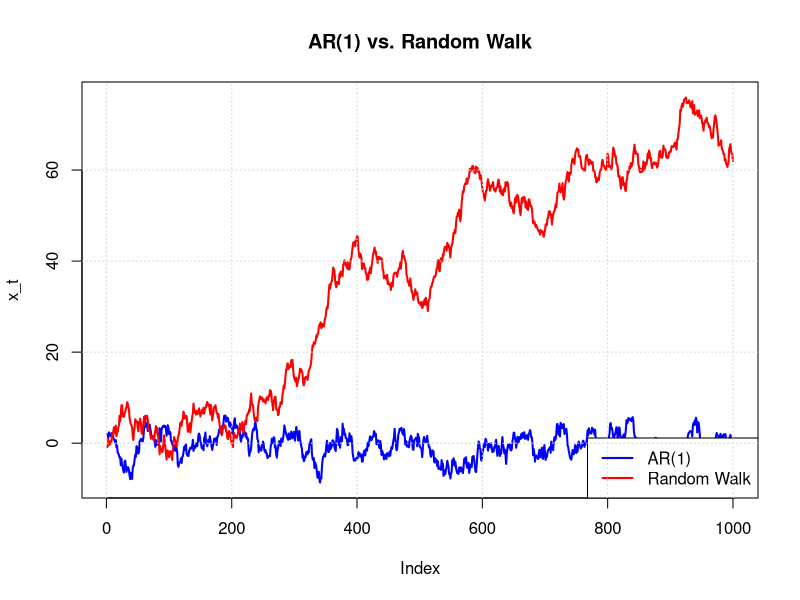
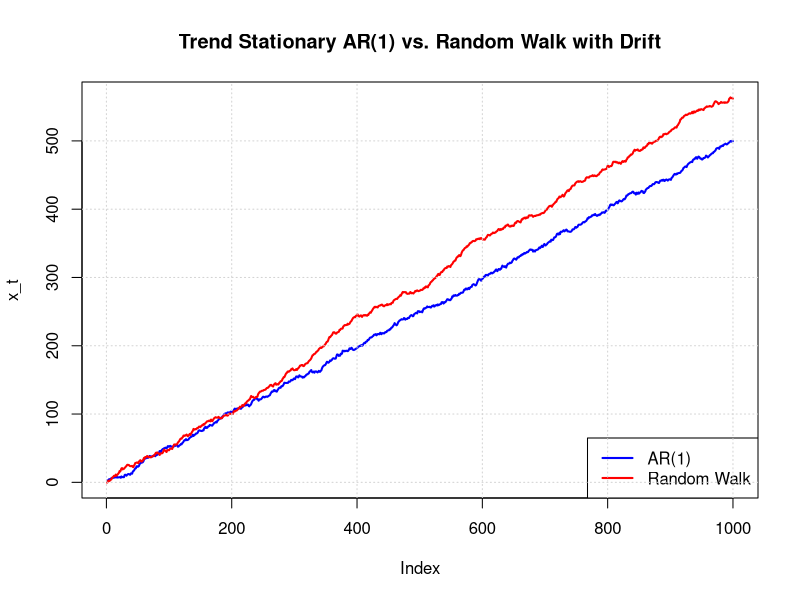
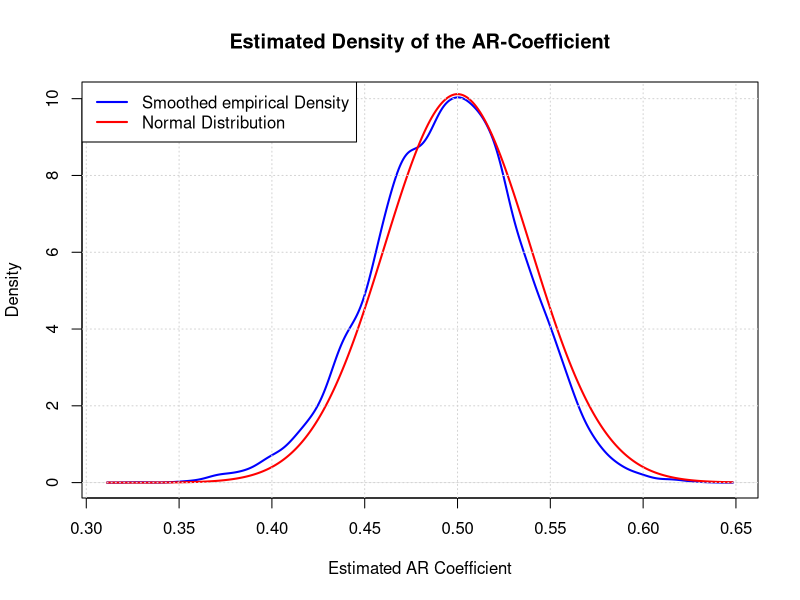
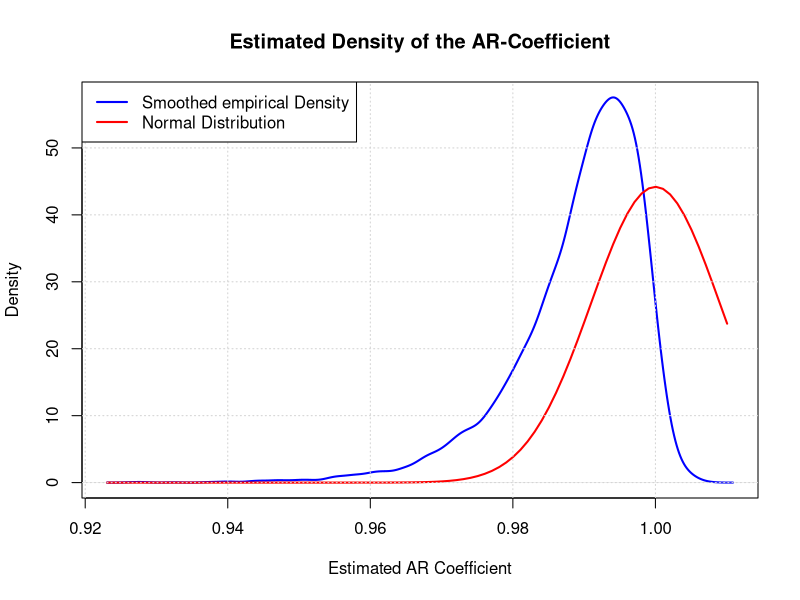
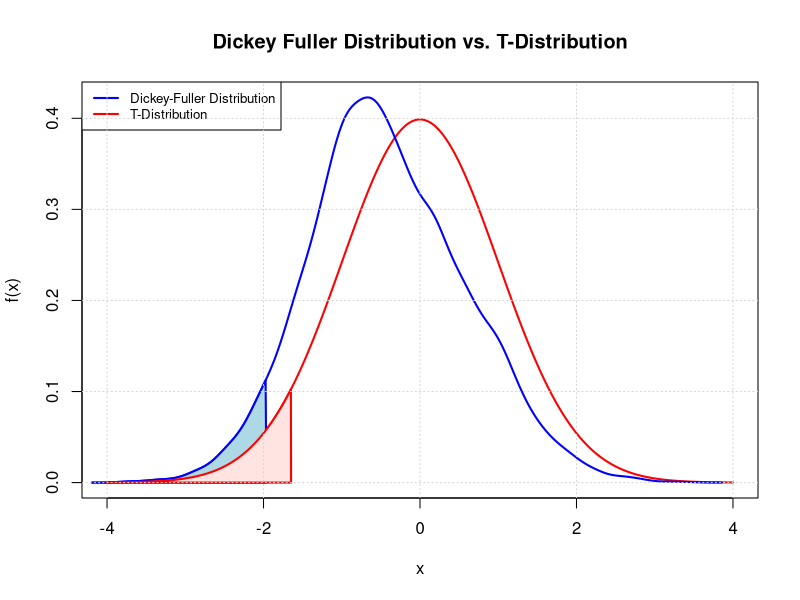
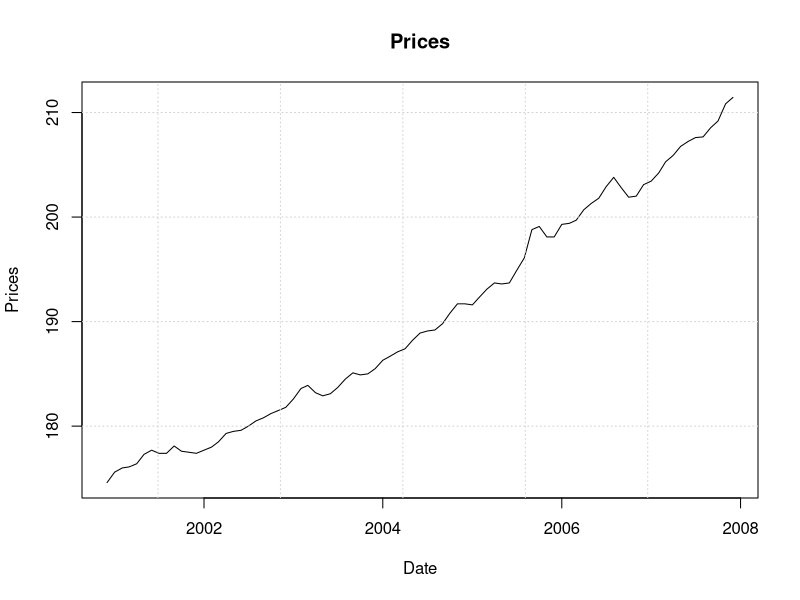
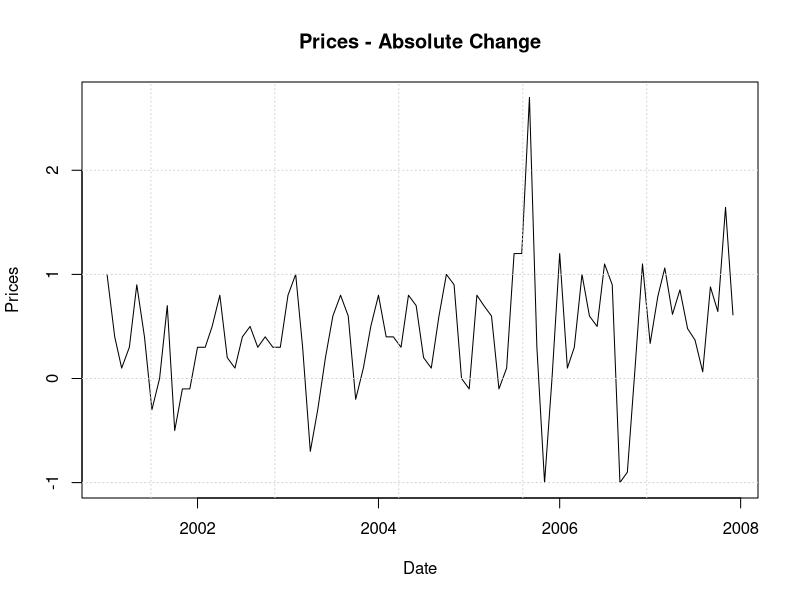

Write R code to recreate these figures, in order.
library(readr)
library(urca)


# Stationary vs non-stationary time series

# AR(1) vs Random Walk
nObs <- 1000
set.seed(1)
ar1 <- arima.sim(n = nObs, model = list(ar = c(0.95)))
set.seed(2)
randomWalk <- cumsum(rnorm(nObs))

limits <- c(min(ar1, randomWalk), max(ar1, randomWalk))
plot(ar1, main = "AR(1) vs. Random Walk", ylim =limits, col = "blue", 
     lwd = 2, ylab = "x_t", xlab = "Index")
lines(randomWalk, col = "red", lwd = 2)
legend("bottomright", legend = c("AR(1)", "Random Walk"), 
       col = c("blue", "red"), lwd = 2)
grid()

# Trend Stationary vs. Random Walk with drift
# AR(1) vs Random Walk
nObs <- 1000
set.seed(1)
ar1Trend <- 0.5*c(1:nObs) + arima.sim(n = nObs, model = list(ar = c(0.95)))
set.seed(2)
randomWalkDrift <- cumsum(rnorm(nObs) + 0.5)

limits <- c(min(ar1Trend, randomWalkDrift), max(ar1Trend, randomWalkDrift))
plot(ar1Trend, main = "Trend Stationary AR(1) vs. Random Walk with Drift", 
     ylim =limits, col = "blue", 
     lwd = 2, ylab = "x_t", xlab = "Index")
lines(randomWalkDrift, col = "red", lwd = 2)
legend("bottomright", legend = c("AR(1)", "Random Walk"), 
       col = c("blue", "red"), lwd = 2)
grid()

# Simulation of the Distribution of the AR-Coefficient with a unit root
paramEstimRw <- numeric(length = 10000)
paramEstimAr <- numeric(length = 10000)


for (i in 1:10000){
  set.seed(i)
  # Simulate Random Walk
  randomWalk <- cumsum(rnorm(500)) 
  ar1 <- arima.sim(n = 500, model = list(ar = c(0.5)))
  
  # Esitmate Coefficient
  modEstRw <- ar(randomWalk, order.max = 1, method = "ols") 
  modEstAr <- ar(ar1, order.max = 1, method = "ols")
  
  # Store coefficient in vector
  paramEstimRw[i] <- modEstRw$ar
  paramEstimAr[i] <- modEstAr$ar
}

# Calculate a smoothed empirical densities
coefDensRw <- density(paramEstimRw) 
coefDensAr <- density(paramEstimAr)

# Plot the empirical Density of the estimated Coefficient of the AR(1) - Process
plot(coefDensAr, col = "blue", lwd = 2, 
     main = "Estimated Density of the AR-Coefficient", 
     xlab = "Estimated AR Coefficient")
xRange <- seq(min(coefDensAr$x),
              max(coefDensAr$x),  by = 0.001)
lines(xRange, dnorm(xRange, mean = 0.5, sd = sd(paramEstimAr)),
      lwd = 2, col = c("red"))  # add a normal density with same variance
grid()
legend("topleft", legend = c("Smoothed empirical Density", 
                             "Normal Distribution"),
       col = c("blue", "red"), lwd = 2)



# Plot of the empirical Density of the estimated Coefficent of the Random Walk
plot(coefDensRw, col = "blue", lwd = 2, 
     main = "Estimated Density of the AR-Coefficient", 
     xlab = "Estimated AR Coefficient")
xRange <- seq(min(coefDensRw$x),
              max(coefDensRw$x),  by = 0.001)
lines(xRange, dnorm(xRange, mean = 1, sd = sd(paramEstimRw)),
      lwd = 2, col = c("red"))  # add a normal density with same variance
grid()
legend("topleft", legend = c("Smoothed empirical Density", 
                             "Normal Distribution"),
       col = c("blue", "red"), lwd = 2)


# The emipircal densities of the simulation shows that the distribution 
# of the estimated coefficient does not converge to a normal distribution 
# if the process is a random walk. 


# Simulated density function of the DF-Distribution based on the
# formula given in Hamilton (1994) p. 489
N <- 500
nSim <- 10000

dfVals <- numeric(length = nSim)

for (i in 1:nSim){
  set.seed(i)
  u <- rnorm(N)
  W <- 1/sqrt(N)*cumsum(u)
  dfVals[i] <- 1/2*(W[N]^2-1)/(sqrt(mean(W^2)))
}


# Create Plot Elements for Dickey-Fuller Distribution
tCritDf <- sort(dfVals)[c(0.05)*nSim]
dfDensity <- density(dfVals)
xShadeDF <- dfDensity$x[dfDensity$x <= tCritDf]
yShadeDF <- dfDensity$y[dfDensity$x <= tCritDf]

# Create Plot Elements for T-Distribution
tDensity <- dt(seq(-4, 4, 0.01), df = N-1) 
tCritT <- qt(0.05, df = (N-1))
xShadeT <- seq(-4, 4, 0.01)[seq(-4, 4, 0.01) <= tCritT]
yShadeT <- tDensity[seq(-4, 4, 0.01) <= tCritT]

# Plot both distributions and critical regions
plot(tDensity ~ seq(-4, 4, 0.01), col = "red", lwd = 2, type = "l",
     main = "Dickey Fuller Distribution vs. T-Distribution", xlab = "x", 
     ylab = "f(x)", ylim = c(0, max(dfDensity$y)))
lines(dfDensity, col= "blue", lwd = 2)  # adds DF density
polygon(c(xShadeDF[1] , xShadeDF, tCritDf), c(0, yShadeDF, 0), 
        col="lightblue", border = "blue", lwd = 2)  # adds DF crit. region
polygon(c(xShadeT[1] , xShadeT, tCritT), c(0, yShadeT, 0), 
        col="mistyrose", border = "red", lwd=2)  # adds T crit. region
legend("topleft", legend = c("Dickey-Fuller Distribution", "T-Distribution"),
       col = c("blue", "red"), lwd = 2, cex = 0.8)
grid()


# Load the data
setwd("...")
prices <- read_delim("prices.csv", ";", escape_double = FALSE, trim_ws = TRUE)

date <- seq(as.Date("2000/12/01"), as.Date("2007/12/01"), "month")

prices <- prices$CPI
prices <- na.omit(prices)


plot(prices ~ date, type="l", main = "Prices", xlab = "Date", ylab = "Prices")
grid()

# Test Trend Stationary vs. Random Walk with Drift
adf1 <- ur.df(prices, "trend", selectlags = "BIC")
summary(adf1)
# Test is one-sided and we can't reject the null hypothesis if the 
# Test Statistic is larger than the critical value. 
# This is the case here, so we conclude there is a unit root.
# Yet, Phi 3 indicates that trend might not be significant. 

# Test AR with non-zero mean vs. Random Walk with Drift
adf2 <- ur.df(prices, "drift", selectlags = "BIC")
summary(adf2)
# Testing for a random walk with drift against a stationary process with mean
# unequal to zero also does not let us reject the null hypothesis of a unit root
# We have to reject the joint hypothesis of mean zero and a unit root. 

# Take first differences 
deltaPrices <- diff(prices)
plot(deltaPrices ~ date[2:85], type = "l", main = "Prices - Absolute Change", 
     xlab = "Date", ylab = "Prices")
grid()

# Test AR with non-zero mean vs. Random Walk with Drift
adf3 <- ur.df(deltaPrices, "drift", selectlags = "BIC")
summary(adf3)
# This time, the test statistic is smaller than the critical values and we 
# have to reject the Null Hypothesis of a unit root at every significance level
# Hence, there is no unit root but the joint hypothesis of a zero mean and a 
# unit root has to be rejected. The process is I(1).


